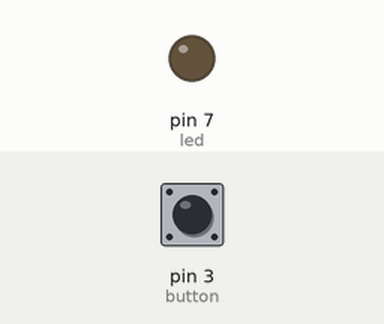
A sketch run on a simulated Arduino Uno, built with avr-gcc and run on an emulated ATmega328P. Shown: output pins drawn as LEDs (lit = HIGH). Dashed ring = blinking. The test bench sets the inputs (shaded band); at power-on: pin 3 (button) LOW. What the sketch prints to the serial monitor is not drawn.

Above: at 1.2 s.
1.3 s: pin 3 (button) pulled HIGH for 1 s
At 1.55 s:
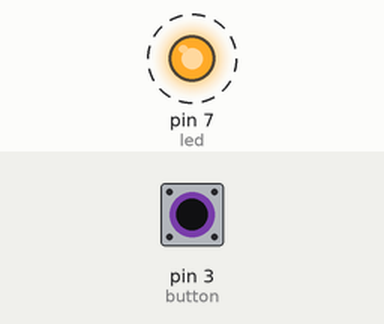
4.3 s: pin 3 (button) pulled HIGH for 3.2 s
At 8.8 s:
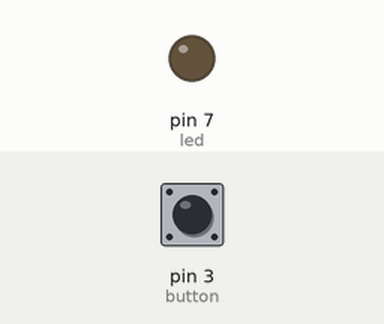
Timing chart, 0 to 10.3 s (numbered marks = the images above; inputs shaded):
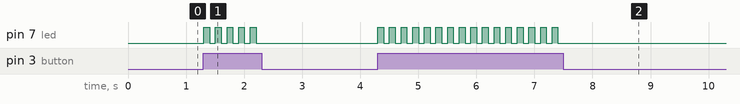

Measured:
- after the input at 1.3 s, pin 7 (led): alternates HIGH for 0.10 s and LOW for 0.10 s, 10 changes in all, then stays LOW, starting at once
- after the input at 4.3 s, pin 7 (led): alternates HIGH for 0.10 s and LOW for 0.10 s, 32 changes in all, then stays LOW, starting at once

The sketch:

BUTTON.ino
```cpp
int led = 7;
int button = 3;
int push;


void setup() {
    Serial.begin(9600);
    pinMode(led,OUTPUT);
    pinMode(button,INPUT);
}

void loop() {

  push = digitalRead(button);
  Serial.println(push);
  if(push == 1)
  {
    digitalWrite(led,HIGH);
    delay(100);
    digitalWrite(led,LOW);
    delay(100);
  }else
  {
    digitalWrite(led,LOW);
  }
}
```
